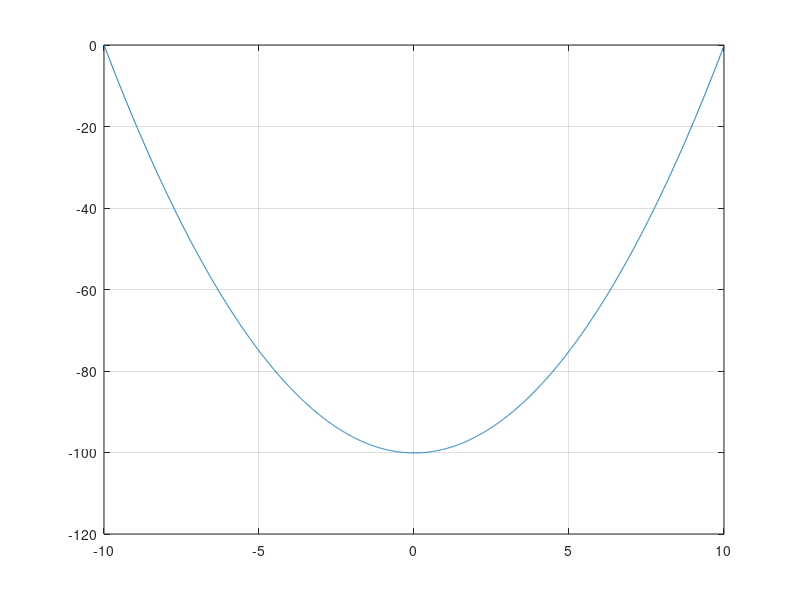

This figure's MATLAB source:
% y = x^2

h = 0.01;
x = -10:h:10;
y = zeros(size(x));
y(1) = 0;
n = numel(y);

for i=1:n-1
    f = 2 * x(i);
    y(i+1) = y(i) + h * f;
end

plot(x,y); grid on